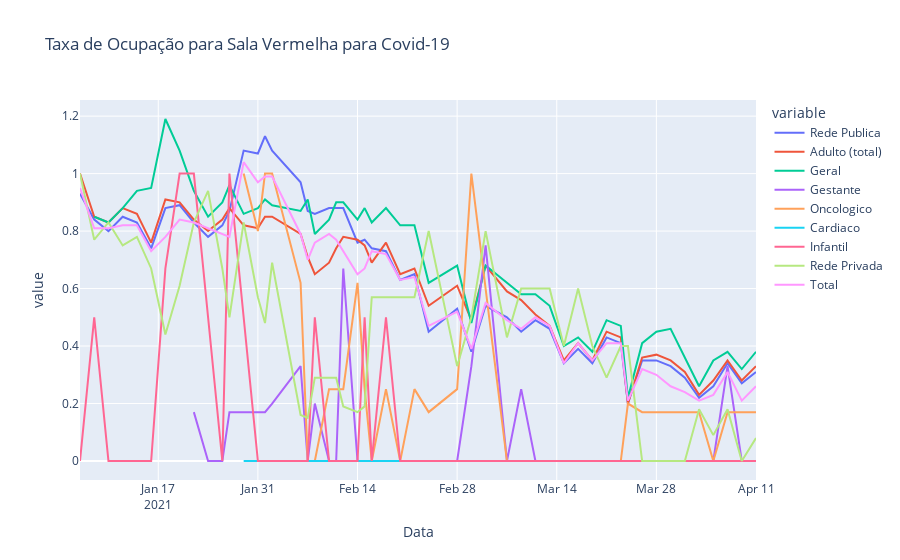

Notebook code cell kept with this figure:
### Code cell
df = pd.read_csv(r'C:\Users\heylu\Documents\github\HeyLucasLeao.github.io\raspagem_dos_boletins_diarios\normalized_csvs\sala_vermelha_covid-19.csv', index_col='Data')
px.line(df, title='Taxa de Ocupação para Sala Vermelha para Covid-19')

### Figure 1 — Plotly figure (JSON) as saved in the notebook; plotly's stock layout.template omitted (floating-point values rounded to 4 significant figures)
{"data": [{"hovertemplate": "variable=Rede Publica<br>Data=%{x}<br>value=%{y}<extra></extra>", "legendgroup": "Rede Publica", "line": {"color": "#636efa", "dash": "solid"}, "mode": "lines", "name": "Rede Publica", "orientation": "v", "showlegend": true, "type": "scatter", "x": ["21-01-06", "21-01-08", "21-01-10", "21-01-12", "21-01-14", "21-01-16", "21-01-18", "21-01-20", "21-01-22", "21-01-24", "21-01-26", "21-01-27", "21-01-29", "21-01-31", "21-02-01", "21-02-02", "21-02-06", "21-02-07", "21-02-08", "21-02-10", "21-02-11", "21-02-12", "21-02-14", "21-02-15", "21-02-16", "21-02-18", "21-02-20", "21-02-22", "21-02-24", "21-02-28", "21-03-02", "21-03-04", "21-03-07", "21-03-09", "21-03-11", "21-03-13", "21-03-15", "21-03-17", "21-03-19", "21-03-21", "21-03-23", "21-03-24", "21-03-26", "21-03-28", "21-03-30", "21-04-01", "21-04-03", "21-04-05", "21-04-05", "21-04-07", "21-04-09", "21-04-11"], "xaxis": "x", "y": [0.93, 0.84, 0.8, 0.85, 0.83, 0.74, 0.88, 0.89, 0.83, 0.78, 0.82, 0.87, 1.08, 1.07, 1.13, 1.08, 0.97, 0.87, 0.86, 0.88, 0.88, 0.88, 0.76, 0.77, 0.74, 0.73, 0.63, 0.65, 0.45, 0.53, 0.38, 0.54, 0.5, 0.45, 0.49, 0.46, 0.34, 0.39, 0.34, 0.43, 0.41, 0.2, 0.35, 0.35, 0.33, 0.29, 0.22, 0.26, 0.26, 0.34, 0.27, 0.31], "yaxis": "y"}, {"hovertemplate": "variable=Adulto (total)<br>Data=%{x}<br>value=%{y}<extra></extra>", "legendgroup": "Adulto (total)", "line": {"color": "#EF553B", "dash": "solid"}, "mode": "lines", "name": "Adulto (total)", "orientation": "v", "showlegend": true, "type": "scatter", "x": ["21-01-06", "21-01-08", "21-01-10", "21-01-12", "21-01-14", "21-01-16", "21-01-18", "21-01-20", "21-01-22", "21-01-24", "21-01-26", "21-01-27", "21-01-29", "21-01-31", "21-02-01", "21-02-02", "21-02-06", "21-02-07", "21-02-08", "21-02-10", "21-02-11", "21-02-12", "21-02-14", "21-02-15", "21-02-16", "21-02-18", "21-02-20", "21-02-22", "21-02-24", "21-02-28", "21-03-02", "21-03-04", "21-03-07", "21-03-09", "21-03-11", "21-03-13", "21-03-15", "21-03-17", "21-03-19", "21-03-21", "21-03-23", "21-03-24", "21-03-26", "21-03-28", "21-03-30", "21-04-01", "21-04-03", "21-04-05", "21-04-05", "21-04-07", "21-04-09", "21-04-11"], "xaxis": "x", "y": [1, 0.85, 0.83, 0.88, 0.86, 0.76, 0.91, 0.9, 0.84, 0.8, 0.84, 0.88, 0.82, 0.81, 0.85, 0.85, 0.79, 0.71, 0.65, 0.69, 0.74, 0.78, 0.77, 0.75, 0.69, 0.76, 0.65, 0.67, 0.54, 0.61, 0.49, 0.68, 0.59, 0.56, 0.51, 0.47, 0.35, 0.41, 0.35, 0.45, 0.43, 0.2, 0.36, 0.37, 0.35, 0.31, 0.23, 0.28, 0.28, 0.35, 0.28, 0.33], "yaxis": "y"}, {"hovertemplate": "variable=Geral<br>Data=%{x}<br>value=%{y}<extra></extra>", "legendgroup": "Geral", "line": {"color": "#00cc96", "dash": "solid"}, "mode": "lines", "name": "Geral", "orientation": "v", "showlegend": true, "type": "scatter", "x": ["21-01-06", "21-01-08", "21-01-10", "21-01-12", "21-01-14", "21-01-16", "21-01-18", "21-01-20", "21-01-22", "21-01-24", "21-01-26", "21-01-27", "21-01-29", "21-01-31", "21-02-01", "21-02-02", "21-02-06", "21-02-07", "21-02-08", "21-02-10", "21-02-11", "21-02-12", "21-02-14", "21-02-15", "21-02-16", "21-02-18", "21-02-20", "21-02-22", "21-02-24", "21-02-28", "21-03-02", "21-03-04", "21-03-07", "21-03-09", "21-03-11", "21-03-13", "21-03-15", "21-03-17", "21-03-19", "21-03-21", "21-03-23", "21-03-24", "21-03-26", "21-03-28", "21-03-30", "21-04-01", "21-04-03", "21-04-05", "21-04-05", "21-04-07", "21-04-09", "21-04-11"], "xaxis": "x", "y": [null, 0.85, 0.83, 0.88, 0.94, 0.95, 1.19, 1.08, 0.94, 0.85, 0.9, 0.96, 0.86, 0.88, 0.91, 0.89, 0.87, 0.91, 0.79, 0.84, 0.9, 0.9, 0.84, 0.88, 0.83, 0.88, 0.82, 0.82, 0.62, 0.68, 0.48, 0.68, 0.62, 0.58, 0.58, 0.54, 0.4, 0.43, 0.38, 0.49, 0.47, 0.22, 0.41, 0.45, 0.46, 0.36, 0.26, 0.35, 0.35, 0.38, 0.32, 0.38], "yaxis": "y"}, {"hovertemplate": "variable=Gestante<br>Data=%{x}<br>value=%{y}<extra></extra>", "legendgroup": "Gestante", "line": {"color": "#ab63fa", "dash": "solid"}, "mode": "lines", "name": "Gestante", "orientation": "v", "showlegend": true, "type": "scatter", "x": ["21-01-06", "21-01-08", "21-01-10", "21-01-12", "21-01-14", "21-01-16", "21-01-18", "21-01-20", "21-01-22", "21-01-24", "21-01-26", "21-01-27", "21-01-29", "21-01-31", "21-02-01", "21-02-02", "21-02-06", "21-02-07", "21-02-08", "21-02-10", "21-02-11", "21-02-12", "21-02-14", "21-02-15", "21-02-16", "21-02-18", "21-02-20", "21-02-22", "21-02-24", "21-02-28", "21-03-02", "21-03-04", "21-03-07", "21-03-09", "21-03-11", "21-03-13", "21-03-15", "21-03-17", "21-03-19", "21-03-21", "21-03-23", "21-03-24", "21-03-26", "21-03-28", "21-03-30", "21-04-01", "21-04-03", "21-04-05", "21-04-05", "21-04-07", "21-04-09", "21-04-11"], "xaxis": "x", "y": [null, null, null, null, null, null, null, null, 0.17, 0, 0, 0.17, 0.17, 0.17, 0.17, 0.2, 0.33, 0, 0.2, 0, 0, 0.67, 0, 0, 0, 0, 0, 0, 0, 0, 0.33, 0.75, 0, 0.25, 0, 0, 0, 0, 0, 0, 0, 0, 0, 0, 0, 0, 0, 0, 0, 0.33, 0, 0], "yaxis": "y"}, {"hovertemplate": "variable=Oncologico<br>Data=%{x}<br>value=%{y}<extra></extra>", "legendgroup": "Oncologico", "line": {"color": "#FFA15A", "dash": "solid"}, "mode": "lines", "name": "Oncologico", "orientation": "v", "showlegend": true, "type": "scatter", "x": ["21-01-06", "21-01-08", "21-01-10", "21-01-12", "21-01-14", "21-01-16", "21-01-18", "21-01-20", "21-01-22", "21-01-24", "21-01-26", "21-01-27", "21-01-29", "21-01-31", "21-02-01", "21-02-02", "21-02-06", "21-02-07", "21-02-08", "21-02-10", "21-02-11", "21-02-12", "21-02-14", "21-02-15", "21-02-16", "21-02-18", "21-02-20", "21-02-22", "21-02-24", "21-02-28", "21-03-02", "21-03-04", "21-03-07", "21-03-09", "21-03-11", "21-03-13", "21-03-15", "21-03-17", "21-03-19", "21-03-21", "21-03-23", "21-03-24", "21-03-26", "21-03-28", "21-03-30", "21-04-01", "21-04-03", "21-04-05", "21-04-05", "21-04-07", "21-04-09", "21-04-11"], "xaxis": "x", "y": [null, null, null, null, null, null, null, null, null, null, null, null, 1, 0.8, 1, 1, 0.62, 0, 0, 0.25, 0.25, 0.25, 0.62, 0.25, 0, 0.25, 0, 0.25, 0.17, 0.25, 1, 0.6, 0, 0, 0, 0, 0, 0, 0, 0, 0, 0.2, 0.17, 0.17, 0.17, 0.17, 0.17, 0, 0, 0.17, 0.17, 0.17], "yaxis": "y"}, {"hovertemplate": "variable=Cardiaco<br>Data=%{x}<br>value=%{y}<extra></extra>", "legendgroup": "Cardiaco", "line": {"color": "#19d3f3", "dash": "solid"}, "mode": "lines", "name": "Cardiaco", "orientation": "v", "showlegend": true, "type": "scatter", "x": ["21-01-06", "21-01-08", "21-01-10", "21-01-12", "21-01-14", "21-01-16", "21-01-18", "21-01-20", "21-01-22", "21-01-24", "21-01-26", "21-01-27", "21-01-29", "21-01-31", "21-02-01", "21-02-02", "21-02-06", "21-02-07", "21-02-08", "21-02-10", "21-02-11", "21-02-12", "21-02-14", "21-02-15", "21-02-16", "21-02-18", "21-02-20", "21-02-22", "21-02-24", "21-02-28", "21-03-02", "21-03-04", "21-03-07", "21-03-09", "21-03-11", "21-03-13", "21-03-15", "21-03-17", "21-03-19", "21-03-21", "21-03-23", "21-03-24", "21-03-26", "21-03-28", "21-03-30", "21-04-01", "21-04-03", "21-04-05", "21-04-05", "21-04-07", "21-04-09", "21-04-11"], "xaxis": "x", "y": [null, null, null, null, null, null, null, null, null, null, null, null, 0, 0, 0, 0, 0, 0, 0, 0, 0, 0, 0, 0, 0, 0, 0, 0, 0, 0, 0, 0, 0, 0, 0, 0, 0, 0, 0, 0, 0, 0, 0, 0, 0, 0, 0, 0, 0, 0, 0, 0], "yaxis": "y"}, {"hovertemplate": "variable=Infantil<br>Data=%{x}<br>value=%{y}<extra></extra>", "legendgroup": "Infantil", "line": {"color": "#FF6692", "dash": "solid"}, "mode": "lines", "name": "Infantil", "orientation": "v", "showlegend": true, "type": "scatter", "x": ["21-01-06", "21-01-08", "21-01-10", "21-01-12", "21-01-14", "21-01-16", "21-01-18", "21-01-20", "21-01-22", "21-01-24", "21-01-26", "21-01-27", "21-01-29", "21-01-31", "21-02-01", "21-02-02", "21-02-06", "21-02-07", "21-02-08", "21-02-10", "21-02-11", "21-02-12", "21-02-14", "21-02-15", "21-02-16", "21-02-18", "21-02-20", "21-02-22", "21-02-24", "21-02-28", "21-03-02", "21-03-04", "21-03-07", "21-03-09", "21-03-11", "21-03-13", "21-03-15", "21-03-17", "21-03-19", "21-03-21", "21-03-23", "21-03-24", "21-03-26", "21-03-28", "21-03-30", "21-04-01", "21-04-03", "21-04-05", "21-04-05", "21-04-07", "21-04-09", "21-04-11"], "xaxis": "x", "y": [0, 0.5, 0, 0, 0, 0, 0.67, 1, 1, 0.5, 0, 1, 0.5, 0, 0, 0, 0, 0, 0.5, 0, 0, 0, 0, 0.5, 0, 0.5, 0, 0, 0, 0, 0, 0, 0, 0, 0, 0, 0, 0, 0, 0, 0, 0, 0, 0, 0, 0, 0, 0, 0, 0, 0, 0], "yaxis": "y"}, {"hovertemplate": "variable=Rede Privada<br>Data=%{x}<br>value=%{y}<extra></extra>", "legendgroup": "Rede Privada", "line": {"color": "#B6E880", "dash": "solid"}, "mode": "lines", "name": "Rede Privada", "orientation": "v", "showlegend": true, "type": "scatter", "x": ["21-01-06", "21-01-08", "21-01-10", "21-01-12", "21-01-14", "21-01-16", "21-01-18", "21-01-20", "21-01-22", "21-01-24", "21-01-26", "21-01-27", "21-01-29", "21-01-31", "21-02-01", "21-02-02", "21-02-06", "21-02-07", "21-02-08", "21-02-10", "21-02-11", "21-02-12", "21-02-14", "21-02-15", "21-02-16", "21-02-18", "21-02-20", "21-02-22", "21-02-24", "21-02-28", "21-03-02", "21-03-04", "21-03-07", "21-03-09", "21-03-11", "21-03-13", "21-03-15", "21-03-17", "21-03-19", "21-03-21", "21-03-23", "21-03-24", "21-03-26", "21-03-28", "21-03-30", "21-04-01", "21-04-03", "21-04-05", "21-04-05", "21-04-07", "21-04-09", "21-04-11"], "xaxis": "x", "y": [1, 0.77, 0.83, 0.75, 0.78, 0.67, 0.44, 0.61, 0.83, 0.94, 0.67, 0.5, 0.83, 0.57, 0.48, 0.69, 0.16, 0.15, 0.29, 0.29, 0.29, 0.19, 0.17, 0.19, 0.57, 0.57, 0.57, 0.57, 0.8, 0.33, 0.5, 0.8, 0.43, 0.6, 0.6, 0.6, 0.4, 0.6, 0.4, 0.29, 0.4, 0.4, 0, 0, 0, 0, 0.18, 0.09, 0.09, 0.18, 0, 0.08], "yaxis": "y"}, {"hovertemplate": "variable=Total<br>Data=%{x}<br>value=%{y}<extra></extra>", "legendgroup": "Total", "line": {"color": "#FF97FF", "dash": "solid"}, "mode": "lines", "name": "Total", "orientation": "v", "showlegend": true, "type": "scatter", "x": ["21-01-06", "21-01-08", "21-01-10", "21-01-12", "21-01-14", "21-01-16", "21-01-18", "21-01-20", "21-01-22", "21-01-24", "21-01-26", "21-01-27", "21-01-29", "21-01-31", "21-02-01", "21-02-02", "21-02-06", "21-02-07", "21-02-08", "21-02-10", "21-02-11", "21-02-12", "21-02-14", "21-02-15", "21-02-16", "21-02-18", "21-02-20", "21-02-22", "21-02-24", "21-02-28", "21-03-02", "21-03-04", "21-03-07", "21-03-09", "21-03-11", "21-03-13", "21-03-15", "21-03-17", "21-03-19", "21-03-21", "21-03-23", "21-03-24", "21-03-26", "21-03-28", "21-03-30", "21-04-01", "21-04-03", "21-04-05", "21-04-05", "21-04-07", "21-04-09", "21-04-11"], "xaxis": "x", "y": [0.95, 0.81, 0.81, 0.82, 0.82, 0.73, 0.78, 0.84, 0.83, 0.81, 0.79, 0.78, 1.04, 0.97, 0.99, 0.99, 0.79, 0.7, 0.76, 0.79, 0.77, 0.73, 0.65, 0.67, 0.73, 0.72, 0.63, 0.64, 0.47, 0.52, 0.39, 0.55, 0.49, 0.46, 0.5, 0.47, 0.34, 0.41, 0.35, 0.41, 0.41, 0.21, 0.32, 0.3, 0.26, 0.24, 0.21, 0.23, 0.23, 0.31, 0.21, 0.26], "yaxis": "y"}], "layout": {"legend": {"title": {"text": "variable"}, "tracegroupgap": 0}, "title": {"text": "Taxa de Ocupação para Sala Vermelha para Covid-19"}, "xaxis": {"anchor": "y", "domain": [0, 1], "title": {"text": "Data"}}, "yaxis": {"anchor": "x", "domain": [0, 1], "title": {"text": "value"}}}}
